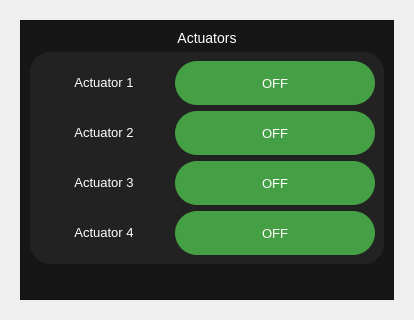
<?xml version="1.0" encoding="UTF-8"?>
<ui version="4.0">
 <class>Form</class>
 <widget class="QWidget" name="Form">
  <property name="geometry">
   <rect>
    <x>0</x>
    <y>0</y>
    <width>414</width>
    <height>320</height>
   </rect>
  </property>
  <property name="windowTitle">
   <string>Form</string>
  </property>
  <layout class="QVBoxLayout" name="verticalLayout_4">
   <item>
    <widget class="QWidget" name="cpanel_actuator_widget" native="true">
     <layout class="QVBoxLayout" name="verticalLayout_3">
      <item>
       <widget class="QFrame" name="cpanel_actuators">
        <property name="styleSheet">
         <string notr="true">QFrame#cpanel_actuators{
background-color:	rgba(22,22,22,255);
}</string>
        </property>
        <property name="frameShape">
         <enum>QFrame::StyledPanel</enum>
        </property>
        <property name="frameShadow">
         <enum>QFrame::Raised</enum>
        </property>
        <layout class="QVBoxLayout" name="verticalLayout_2">
         <item>
          <widget class="QLabel" name="label_actuators">
           <property name="sizePolicy">
            <sizepolicy hsizetype="Preferred" vsizetype="Fixed">
             <horstretch>0</horstretch>
             <verstretch>0</verstretch>
            </sizepolicy>
           </property>
           <property name="styleSheet">
            <string notr="true">color:White;
font-size: 14px;</string>
           </property>
           <property name="text">
            <string>Actuators</string>
           </property>
           <property name="alignment">
            <set>Qt::AlignCenter</set>
           </property>
          </widget>
         </item>
         <item>
          <widget class="QFrame" name="cpanel_frame_actuators">
           <property name="styleSheet">
            <string notr="true">QFrame#cpanel_frame_actuators {
background-color: rgba(34,34,34,255);
border-radius: 20px;
}
QPushButton {
background-color: rgba(69,159,69,255);
border-radius: 22px;
color: rgb(255, 255, 255);
font-size: 13px;
width: 200px;
height: 44px;
}
QPushButton:hover{
background-color: rgba(69,159,69,200);
}
QPushButton:pressed{
background-color: rgba(69,159,69,128);
}
QLabel{
color: White;
font-size: 13px;
}</string>
           </property>
           <property name="frameShape">
            <enum>QFrame::StyledPanel</enum>
           </property>
           <property name="frameShadow">
            <enum>QFrame::Raised</enum>
           </property>
           <layout class="QVBoxLayout" name="verticalLayout">
            <item>
             <layout class="QGridLayout" name="cpanel_gridLayout">
              <item row="2" column="1">
               <widget class="QPushButton" name="cpanel_btn_actuator_3">
                <property name="text">
                 <string>OFF</string>
                </property>
               </widget>
              </item>
              <item row="0" column="0">
               <widget class="QLabel" name="cpanel_label_actuator_1">
                <property name="sizePolicy">
                 <sizepolicy hsizetype="Minimum" vsizetype="Fixed">
                  <horstretch>0</horstretch>
                  <verstretch>0</verstretch>
                 </sizepolicy>
                </property>
                <property name="styleSheet">
                 <string notr="true"/>
                </property>
                <property name="text">
                 <string>Actuator 1</string>
                </property>
                <property name="alignment">
                 <set>Qt::AlignBottom|Qt::AlignHCenter</set>
                </property>
               </widget>
              </item>
              <item row="0" column="1">
               <widget class="QPushButton" name="cpanel_btn_actuator_1">
                <property name="text">
                 <string>OFF</string>
                </property>
               </widget>
              </item>
              <item row="1" column="1">
               <widget class="QPushButton" name="cpanel_btn_actuator_2">
                <property name="text">
                 <string>OFF</string>
                </property>
               </widget>
              </item>
              <item row="3" column="1">
               <widget class="QPushButton" name="cpanel_btn_actuator_4">
                <property name="text">
                 <string>OFF</string>
                </property>
               </widget>
              </item>
              <item row="1" column="0">
               <widget class="QLabel" name="cpanel_label_actuator_2">
                <property name="sizePolicy">
                 <sizepolicy hsizetype="Ignored" vsizetype="Fixed">
                  <horstretch>0</horstretch>
                  <verstretch>0</verstretch>
                 </sizepolicy>
                </property>
                <property name="styleSheet">
                 <string notr="true"/>
                </property>
                <property name="text">
                 <string>Actuator 2</string>
                </property>
                <property name="alignment">
                 <set>Qt::AlignBottom|Qt::AlignHCenter</set>
                </property>
               </widget>
              </item>
              <item row="2" column="0">
               <widget class="QLabel" name="cpanel_label_actuator_3">
                <property name="sizePolicy">
                 <sizepolicy hsizetype="Ignored" vsizetype="Fixed">
                  <horstretch>0</horstretch>
                  <verstretch>0</verstretch>
                 </sizepolicy>
                </property>
                <property name="styleSheet">
                 <string notr="true"/>
                </property>
                <property name="text">
                 <string>Actuator 3</string>
                </property>
                <property name="alignment">
                 <set>Qt::AlignBottom|Qt::AlignHCenter</set>
                </property>
               </widget>
              </item>
              <item row="3" column="0">
               <widget class="QLabel" name="cpanel_label_actuator_4">
                <property name="sizePolicy">
                 <sizepolicy hsizetype="Ignored" vsizetype="Fixed">
                  <horstretch>0</horstretch>
                  <verstretch>0</verstretch>
                 </sizepolicy>
                </property>
                <property name="styleSheet">
                 <string notr="true"/>
                </property>
                <property name="text">
                 <string>Actuator 4</string>
                </property>
                <property name="alignment">
                 <set>Qt::AlignBottom|Qt::AlignHCenter</set>
                </property>
               </widget>
              </item>
             </layout>
            </item>
           </layout>
          </widget>
         </item>
         <item>
          <spacer name="verticalSpacer">
           <property name="orientation">
            <enum>Qt::Vertical</enum>
           </property>
           <property name="sizeHint" stdset="0">
            <size>
             <width>20</width>
             <height>40</height>
            </size>
           </property>
          </spacer>
         </item>
        </layout>
       </widget>
      </item>
     </layout>
    </widget>
   </item>
  </layout>
 </widget>
 <resources/>
 <connections/>
</ui>
